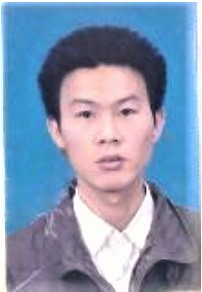
#> input picture chapter9/z1.jpg, 202 x 292 px
$ python test9-1.py
#> lines starting #> are read from the running program, lines starting #| are printed output that depends on the picture; after the words box and inside, x2 and y2 are one past the last pixel; in counts of white or black regions, pixels touching at a corner belong together
#test9-1.py：使用Haar级联检测器检测人脸
#将用于眼睛和人脸检测的Harr级联检测器文件复制到程序文件位置
import cv2
img=cv2.imread('z1.jpg')                         	#打开输入图像
#> img is the input picture: shape (292, 202, 3); mean B, G, R 177.7, 149.9, 132.5
gray = cv2.cvtColor(img,cv2.COLOR_BGR2GRAY)         #转换为灰度图像
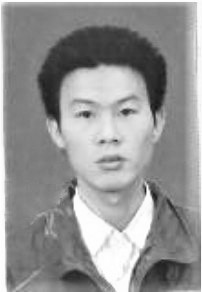
#> gray: shape (292, 202); min 20, max 255, mean 147.9
#加载人脸检测器
face = cv2.CascadeClassifier('haarcascade_frontalface_default.xml')
#加载眼睛检测器
eye = cv2.CascadeClassifier('haarcascade_eye.xml')
faces = face.detectMultiScale(gray)#执行人脸检测
#> faces = [[45, 65, 123, 123]]
for x,y,w,h in faces:
    cv2.rectangle(img,(x,y),(x+w,y+h),(255,0,0),2)#绘制矩形标注人脸
    roi_eye = gray[y:y+h, x:x+w]            #根据人脸获得眼睛的检测范围
    eyes = eye.detectMultiScale(roi_eye)    #在人脸范围内检测眼睛
    for (ex,ey,ew,eh) in eyes: #标注眼睛
        cv2.circle(img[y:y+h, x:x+w],(int(ex+ew/2),
                 int(ey+eh/2)),int(max(ew,eh)/2),(0,255,0),2)
#> this loop made 1 pass
#> (x, y, w, h, eyes) on pass 1: (45, 65, 123, 123, [[64, 31, 29, 29], [25, 32, 30, 30], [49, 78, 33, 33]])
#> pass 1, `roi_eye = gray[y:y+h, x:x+w]`:
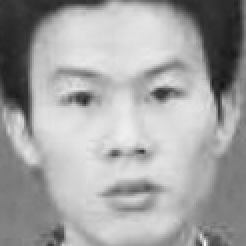
#> roi_eye: shape (123, 123) (shown 2 times larger); min 20, max 246, mean 163.4
#> after the loop:
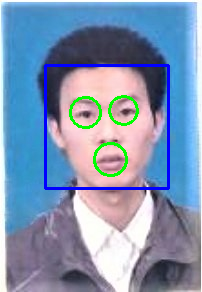
#> img: shape (292, 202, 3); 3.93% of pixels changed, all inside (x1, y1, x2, y2) = (44, 64, 170, 190)
cv2.imshow('faces',img)                                   #显示检测结果
cv2.waitKey(0)

$ run again, with chapter9/heard2.jpg copied over chapter9/z1.jpg
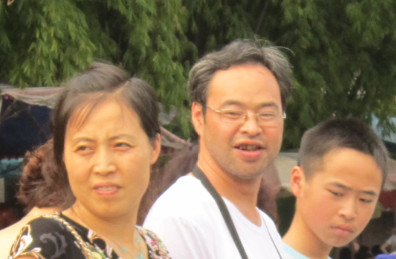
#> input picture chapter9/heard2.jpg, 396 x 259 px
#> img is the input picture: shape (259, 396, 3); mean B, G, R 86.9, 114.2, 135
#> faces = [[53, 108, 100, 100], [311, 168, 78, 78], [193, 69, 105, 105]]
#> the loop `for x,y,w,h in faces:` made 3 passes
#> (x, y, w, h, eyes) on passes 1 to 2: (53, 108, 100, 100, [[52, 25, 25, 25], [19, 28, 25, 25]]), (311, 168, 78, 78, [[16, 15, 21, 21]])
#> pass 1, `roi_eye = gray[y:y+h, x:x+w]`:
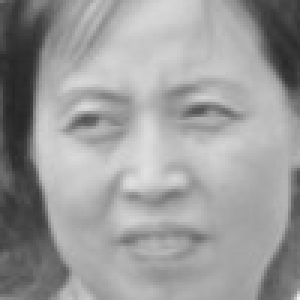
#> roi_eye: shape (100, 100) (shown 3 times larger); min 37, max 239, mean 155.3
#> after the loop `for x,y,w,h in faces:`:
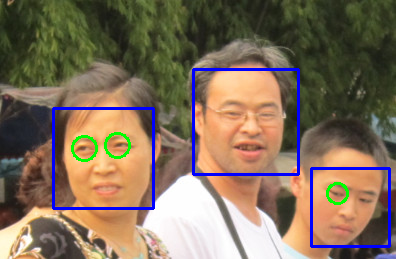
#> img: shape (259, 396, 3); 3.93% of pixels changed, all inside (x1, y1, x2, y2) = (52, 68, 391, 248)
